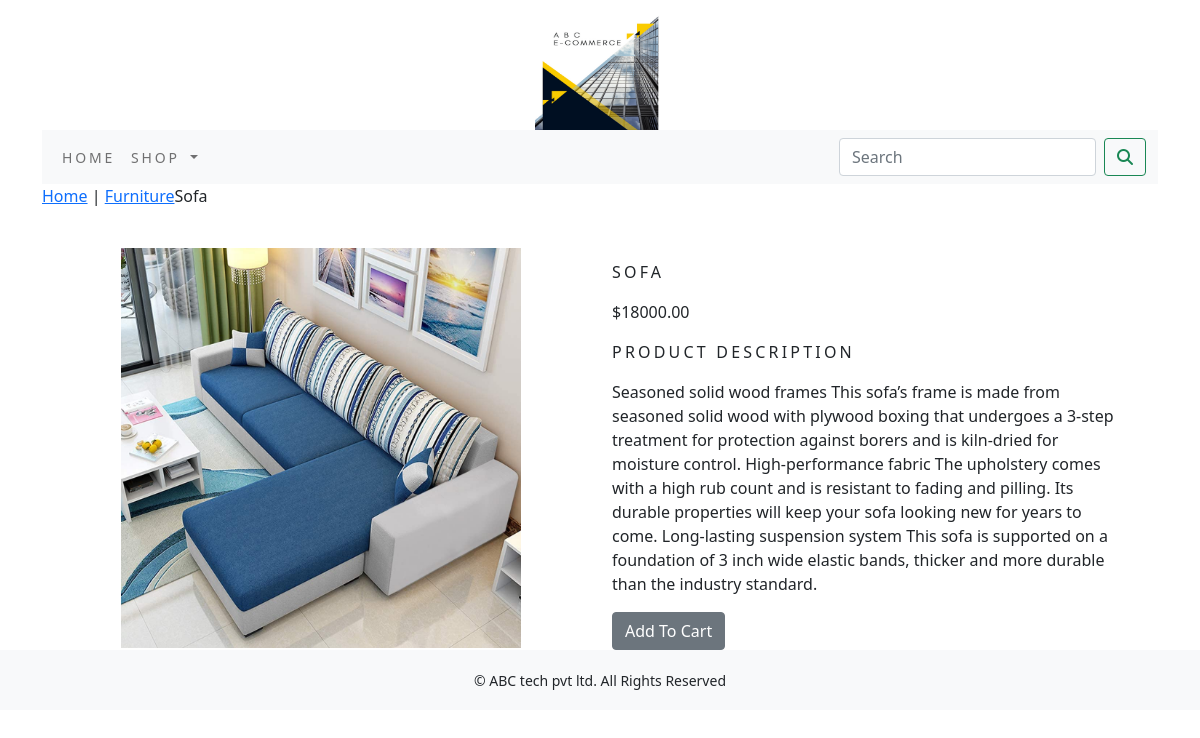
The page /shop/furniture/sofa/ (signed in) on the database its author committed.
### shop/models.py (models this page shows, shortened)
class Product(models.Model):
    name = models.CharField(max_length=250, unique=True)
    slug = models.SlugField(max_length=250, unique=True)
    description = models.TextField(blank=True)
    price = models.DecimalField(max_digits=10, decimal_places=2)
    category = models.ForeignKey(Category, on_delete=models.CASCADE)
    image = models.ImageField(upload_to='product', blank=True)
    stock = models.IntegerField()
    available = models.BooleanField(default=True)
    created = models.DateTimeField(auto_now_add=True)
    updated = models.DateTimeField(auto_now=True)
    class Meta:
        ordering = ('name',)
        verbose_name = 'product'
        verbose_name_plural = 'products'

class Category(models.Model):
    name = models.CharField(max_length=250, unique=True)
    slug = models.SlugField(max_length=250, unique=True)
    description = models.TextField(blank=True)
    image = models.ImageField(upload_to='category', blank=True)
    class Meta:
        ordering = ('name',)
        verbose_name = 'category'
        verbose_name_plural = 'categories'
    def get_url(self):
        return reverse('shop:products_by_category', args=[self.slug])
    def __str__(self):
        return '{}'.format(self.name)

### shop/views.py (the view)
# urls.py: path('<slug:c_slug>/<slug:product_slug>/', views.proDetail, name='prodCatdetail'),
def proDetail(request, c_slug, product_slug):
    try:
        product = Product.objects.get(category__slug=c_slug, slug=product_slug)
    except Exception as e:
        raise e
    return render(request, 'product.html', {'product': product})

### cart/context_processors.py (called while the page is built)
def counter(request):
    item_count=0
    if 'admin' in request.path:
        return {}
    else:
        try:
            cart=Cart.objects.filter(cart_id=_cart_id(request))
            cart_items=CartItem.objects.all().filter(cart=cart[:1])
            for cart_item in cart_items:
                item_count += cart_item.quantity
        except Cart.DoesNotExist:
            item_count =0
    return dict(item_count=item_count)

### cart/views.py (called while the page is built)
def _cart_id(request):
    cart = request.session.session_key
    if not cart:
        cart = request.session.session.create()
    return cart

### shop/context_processors.py (called while the page is built)
def menu_links(request):
    links = Category.objects.all()
    return dict(links=links)

### shop/templates/product.html (shortened to what this page needs)
{% extends 'base.html' %}
{% load static %}
{% block content %}
<div class="row_my_prod_row_class">
    <div class="mx_auto">
        <p><a href="{% url 'shop:allProdCat' %}">Home</a> | <a href="{{product.category.get_url}}">{{product.category}}</a>{{product.name}}</p>
    </div>
<div class="container">
<br>
<div class="row">
    <div class="col-12 col-sm-12 col-md-12 col-lg-6 text-center">
        <div style="min-width:8rem;">
            <img src="{{product.image.url}}" alt="{{product.name}}" width="400px;" height="400px;">
        </div>
    </div>
        <div class="col-12 col-sm-12 col-md-12 col-lg-6">
            <div>
            <h1 class="my_prod_title">{{product.name}}</h1>
            <p>${{product.price}}</p>
            <p class="my_title">Product Description</p>
            <p class="text-justify my_prod_text" >{{product.description}}</p>
            {% if  product.stock <= 0 %}
            <p class="text-justify my_prod_text"><b>Out Of Stock</b></p>
            {% else %}
            <a class="btn btn-secondary" href="{% url 'cart:add_cart' product.id %}">Add To Cart</a>
            {% endif %}
        </div>
    </div>
    </div>
    </div>
</div>
{% endblock %}

### shop/static/css/custom.css (style rules this page uses)
body { font-family: 'Josefin Sans', sans-serif; }
.my_title { font-size:16px; text-transform:uppercase; letter-spacing:.2em; }
.my_prod_title { font-size:16px; text-transform:uppercase; letter-spacing:.2em; padding-top:15px; padding-bottom:10px; }
.my_prod_text { padding-right:20px; }

### rows shown on the page
Product: category "Furniture", name "Sofa", image (picture), name "SOFA", price "18000.00", description "Seasoned solid wood frames This sofa’s frame is made from seasoned solid wood with plywood boxing that undergoes a 3-step treatment for protection against borers and is kiln-dried for moisture control. High-performance fabric The upholstery comes with a high rub count and is resistant to fading and pilling. Its durable properties will keep your sofa looking new for years to come. Long-lasting suspension system This sofa is supported on a foundation of 3 inch wide elastic bands, thicker and more durable than the industry standard."
